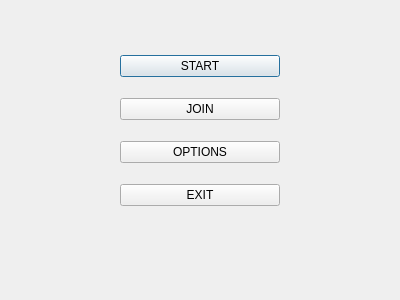
<?xml version="1.0" encoding="UTF-8"?>
<ui version="4.0">
 <class>Dialog</class>
 <widget class="QDialog" name="Dialog">
  <property name="geometry">
   <rect>
    <x>0</x>
    <y>0</y>
    <width>400</width>
    <height>300</height>
   </rect>
  </property>
  <property name="windowTitle">
   <string>Main Menu</string>
  </property>
  <widget class="QWidget" name="verticalLayoutWidget">
   <property name="geometry">
    <rect>
     <x>120</x>
     <y>40</y>
     <width>160</width>
     <height>181</height>
    </rect>
   </property>
   <layout class="QVBoxLayout" name="verticalLayout">
    <item>
     <widget class="QPushButton" name="startButton">
      <property name="text">
       <string>START</string>
      </property>
     </widget>
    </item>
    <item>
     <widget class="QPushButton" name="joinButton">
      <property name="text">
       <string>JOIN</string>
      </property>
     </widget>
    </item>
    <item>
     <widget class="QPushButton" name="optionsButton">
      <property name="text">
       <string>OPTIONS</string>
      </property>
     </widget>
    </item>
    <item>
     <widget class="QPushButton" name="exitButton">
      <property name="text">
       <string>EXIT</string>
      </property>
     </widget>
    </item>
   </layout>
  </widget>
 </widget>
 <resources/>
 <connections/>
</ui>
